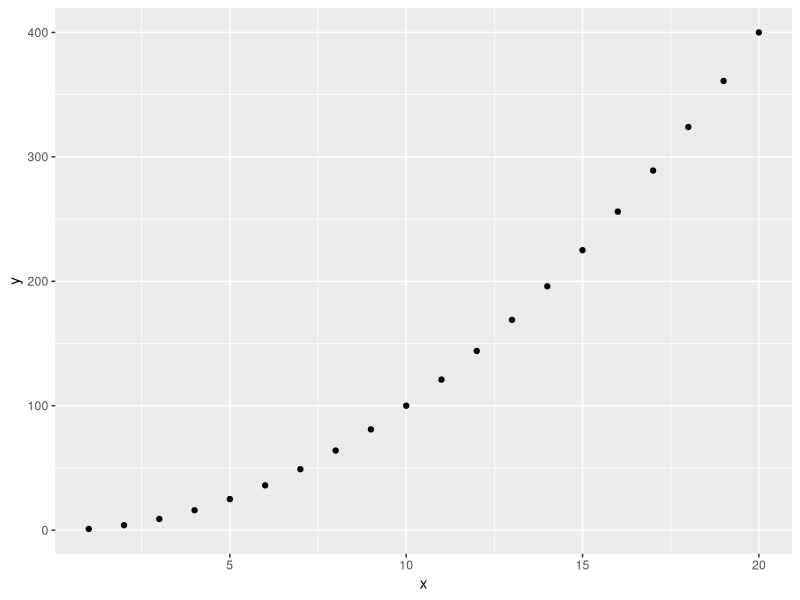

This chart was generated by the following R code: (Note: this script raises an error after producing the figure.)


# Task 3 (left out from the submission because I did not understand it last week)
# Import the GGPLOT 2 library and plot a graph using the qplot function. 
# X axis is the sequence of 1:20 and the y axis is the x ^ 2. 
# Label the graph appropriately. install.packages("ggplot2", dependencies = TRUE)

install.packages("ggplot2")
data(package = "ggplot2")

x <- c (1:20)
print(x)

y <- x^2
print(y)

ggplot2::qplot(x,y)


# Mandatory task: Data Visualisation using ggplot and qplot

data(package = "ggplot2")
ggplot2::economics

#displ on the x-axis and hwy on the y-axis:
ggplot(data = economics) + 
  geom_point(mapping = aes(x = date, y = unemploy))

#adding colour to data points
ggplot(data = economics) + 
  geom_point(mapping = aes(x = date, y = unemploy, color = "red"))


#chaning size of data points
ggplot(data = economics) + 
  geom_point(mapping = aes(x = date, y = unemploy, size = pce))

#aplha changes transparency of points
ggplot(data = economics) + 
  geom_point(mapping = aes(x = date, y = unemploy, alpha = pce))

